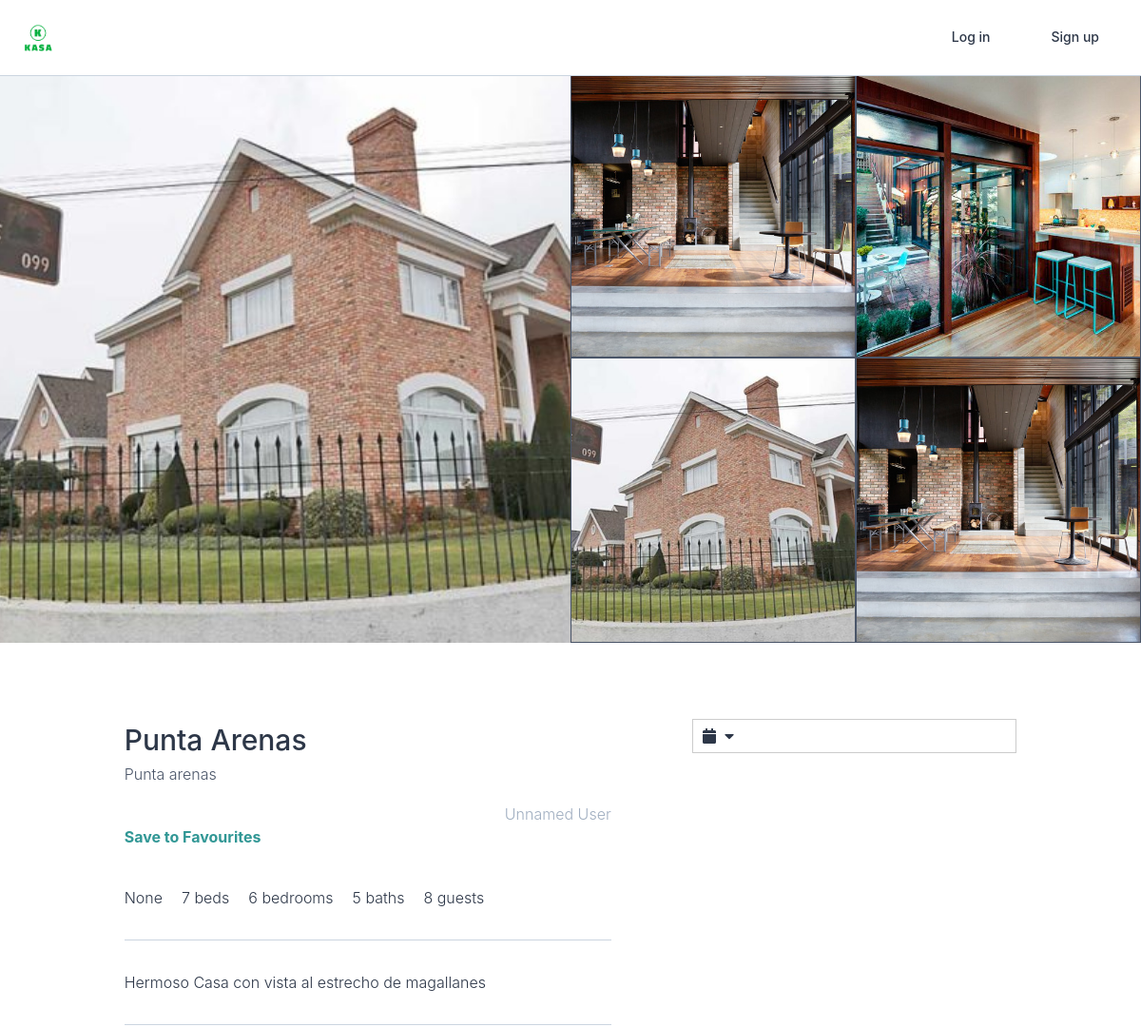
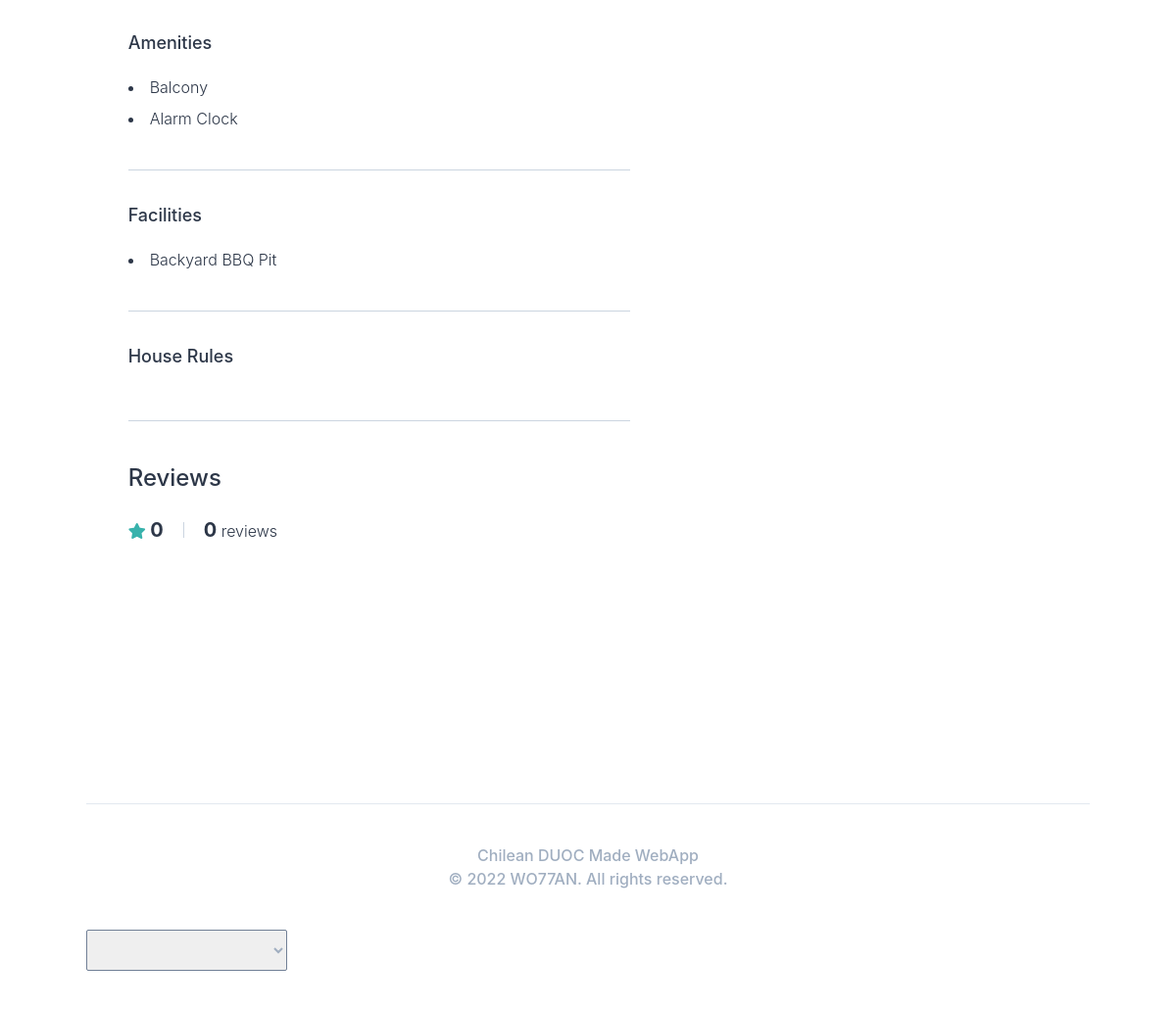
The app's page /rooms/83/ with its own data (2 pictures, top to bottom).
### rooms/models.py (models this page shows, shortened)
class Room(core_models.TimeStampedModel):
    name = models.CharField(max_length=140)
    description = models.TextField()
    country = CountryField()
    city = models.CharField(max_length=80, default="Anywhere", blank=True, null=True, verbose_name="City")
    price = models.IntegerField()  # PositiveIntegerField
    address = models.CharField(max_length=140)
    guests = models.IntegerField(help_text="How many people will be staying?")
    bedrooms = models.IntegerField()
    beds = models.IntegerField()
    baths = models.IntegerField()
    parking = models.BooleanField(default=False)
    check_in = models.TimeField()
    check_out = models.TimeField()
    instant_book = models.BooleanField(default=False, verbose_name="Instant Book")
    host = models.ForeignKey("users.User", related_name="rooms", on_delete=models.CASCADE)
    room_type = models.ForeignKey("RoomType", related_name="rooms", on_delete=models.SET_NULL, null=True)
    amenities = models.ManyToManyField("Amenity", related_name="rooms", blank=True)
    facilities = models.ManyToManyField("Facility", related_name="rooms", blank=True)
    house_rules = models.ManyToManyField("HouseRule", related_name="rooms", blank=True)
    host = models.ForeignKey("users.User", related_name="rooms", on_delete=models.CASCADE)
    start_date = models.DateField(default=timezone.now)
    end_date = models.DateField(default=timezone.now)
    start_time = models.TimeField(default=timezone.now)
    end_time = models.TimeField(default=timezone.now)
    def total_rating(self):
        all_reviews = self.reviews.all()
        all_ratings = 0
        if len(all_reviews) > 0:
            for review in all_reviews:
                all_ratings += review.rating_average()
            return round(all_ratings / len(all_reviews), 2)
        return 0
    def first_photo(self):
        try:
            (photo,) = self.photos.all()[:1]
            return photo.file.url
        except ValueError:
            return None
    def get_next_four_photos(self):
        photos = self.photos.all()[1:5]
        return photos
    """LATEST TO BE HIDE"""

class Photo(core_models.TimeStampedModel):
    caption = models.CharField(max_length=80)
    file = models.ImageField(upload_to="room_photos")
    room = models.ForeignKey("Room", related_name="photos", on_delete=models.CASCADE)

class AbstractItem(core_models.TimeStampedModel):
    name = models.CharField(max_length=80)
    class Meta:
        abstract = True
    def __str__(self):
        return self.name

class Amenity(AbstractItem):
    class Meta:
        verbose_name_plural = "Amenities"

class Facility(AbstractItem):
    class Meta:
        verbose_name_plural = "Facilities"

### users/models.py (models this page shows, shortened)
class User(AbstractUser):
    GENDER_MALE = "male"
    GENDER_FEMALE = "female"
    GENDER_OTHER = "other"
    GENDER_CHOICES = (
        (GENDER_MALE, _("Male")),
        (GENDER_FEMALE, _("Female")),
        (GENDER_OTHER, _("Other")),
    )
    LANGUAGE_ENGLISH = "en"
    LANGUAGE_SPANISH = "es"
    LANGUAGE_CHOICES = (
        (LANGUAGE_ENGLISH, _("English")),
        (LANGUAGE_SPANISH, _("Spanish")),
    )
    CURRENCY_USD = "usd"
    CURRENCY_CLP = "clp"
    CURRENCY_CHOICES = ((CURRENCY_USD, "USD"), (CURRENCY_CLP, "CLP"))
    LOGIN_EMAIL = "email"
    LOGIN_GITHUB = "github"
    LOGIN_CHOICES = (
        (LOGIN_EMAIL, "Email"),
        (LOGIN_GITHUB, "Github"),
    )
    first_name = models.CharField(
        _("first name"), max_length=30, blank=True, default=""
    )
    avatar = models.ImageField(upload_to="avatars", blank=True)
    gender = models.CharField(
        _("gender"), choices=GENDER_CHOICES, max_length=10, blank=True
    )
    bio = models.TextField(_("bio"), blank=True,help_text=_("Tell us about yourself"))
    birthdate = models.DateField(blank=True, null=True, help_text="YYYY-MM-DD")
    language = models.CharField(
        _("language"),
        choices=LANGUAGE_CHOICES,
        max_length=2,
        blank=True,
        default=LANGUAGE_ENGLISH,
    )
    currency = models.CharField(
        choices=CURRENCY_CHOICES, max_length=3, blank=True, default=CURRENCY_CLP
    )
    superhost = models.BooleanField(default=False)
    email_verified = models.BooleanField(default=False)
    email_secret = models.CharField(max_length=20, default="", blank=True)
    login_method = models.CharField(
        max_length=50, choices=LOGIN_CHOICES, default=LOGIN_EMAIL
    )
    objects = core_managers.CustomUserManager()
    def get_absolute_url(self):
        return reverse("users:profile", kwargs={"pk": self.pk})

### rooms/views.py (the view)
# urls.py: path("<int:pk>/", views.RoomDetail.as_view(), name="detail"),
class RoomDetail(DetailView):
    model = models.Room

### lists/templatetags/on_favs.py (called while the page is built)
@register.simple_tag(takes_context=True)
def on_favs(context, room):
    user = context.request.user
    if user.is_authenticated:
        the_list = list_models.List.objects.get_or_none(user=user)
        if the_list is not None:
            return room in the_list.rooms.all()
        else:
            return False
    else:
        return False

### templates/rooms/room_detail.html (shortened to what this page needs)
{% extends "base.html" %}
{% load is_booked on_favs i18n %}
{% load static %}
{% block content %}
    <link rel="stylesheet" href="https://cdn.jsdelivr.net/npm/daterangepicker/daterangepicker.css">
    <div class="-mt-5 container max-w-full h-75vh flex mb-20">
        <div class="h-full w-1/2 bg-center bg-cover" style="background-image:url({{room.first_photo}})"></div>
        <div class="h-full w-1/2 flex flex-wrap">
            {% for photo in room.get_next_four_photos %}
                <div style="background-image:url({{photo.file.url}})" class="w-1/2 h-auto bg-cover bg-center border-gray-700 border"></div>
            {% endfor %}
        </div>
    </div>
    <div class="container mx-auto flex justify-around pb-56">
        <div class="w-1/2">
            <div class="flex justify-between">
                <div class="mb-5">
                    <h4 class="text-3xl font-medium mb-px">{{room.name}}</h4>
                    <span class="text-gray-700 font-light">{{room.city}}</span>
                </div>
                <a href="{{room.host.get_absolute_url}}" class="flex flex-col items-center">
                    {% include "mixins/user_avatar.html" with user=room.host %}
                    <span class="mt-2 text-gray-500">{{room.host.first_name}}</span>
                </a>
            </div>
            {% on_favs room as on_favs_boolean %}
            {% if on_favs_boolean %}
                <a class="block mb-10 w-2/6 text-teal-600 font-bold" href="{% url 'lists:toggle-room' room.pk %}?action=remove">{% trans "Remove from Favourites" %}</a>
            {% else %}
                <a class="block mb-10 w-2/6 text-teal-600 font-bold" href="{% url 'lists:toggle-room' room.pk %}?action=add">{% trans "Save to Favourites" %}</a>
            {% endif %}
            <div class="flex border-section">
                <span class="mr-5 font-light">{{room.room_type}}</span>
                <span class="mr-5 font-light">{{room.beds}} bed{{room.beds|pluralize}}</span>
                <span class="mr-5 font-light">{{room.bedrooms}} bedroom{{room.bedrooms|pluralize}}</span>
                <span class="mr-5 font-light">{{room.baths}} bath{{room.baths|pluralize}}</span>
                <span class="mr-5 font-light">{{room.guests}} guest{{room.guests|pluralize}}</span>
            </div>
            <p class="border-section">
                {{room.description}}
            </p>
            <div class="border-section">
                <h4 class="font-medium text-lg mb-5">Amenities</h4>
                {% for a in room.amenities.all %}
                    <li class="mb-2">{{a}}</li>
                {% endfor %}
            </div>
            <div class="border-section">
                <h4 class="font-medium text-lg mb-5">Facilities</h4>
                {% for a in room.facilities.all %}
                    <li class="mb-2">{{a}}</li>
                {% endfor %}
            </div>
            <div class="border-section">
                <h4 class="font-medium text-lg mb-5">House Rules</h4>
            </div>
            <div class="mt-10">
                <h4 class="font-medium text-2xl mb-5">Reviews</h4>
                <div class="flex items-center">
                    <div>
                        <i class="fas fa-star text-teal-500"></i>
                        <span class="font-bold text-xl">{{room.total_rating}}</span>
                    </div>
                    <div>
                        <span class="font-bold text-xl">{{room.reviews.count}}</span>
                        <span>review{{room.reviews.count|pluralize}}</span>
                    </div>
                </div>
            </div>
        </div>
<div class="w-1/3">
    {% if room.host == user %}
        <a href="{% url 'rooms:edit' room.pk %}" class="btn-link block">Edit Room</a>
    {% else %}
        {% if not request.session.is_hosting %}
            <div id="reportrange" style="background: #fff; cursor: pointer; padding: 5px 10px; border: 1px solid #ccc; width: 100%">
                <i class="fa fa-calendar"></i>&nbsp;
                 <i class="fa fa-caret-down"></i>
            </div>
        {% endif %}
    {% endif %}
</div>
</div>
{% endblock content %}

### templates/mixins/user_avatar.html
{% if user.avatar %}
    <div class="{{h_and_w|default:'h-20 w-20'}} rounded-full bg-cover" style="background-image: url({{user.avatar.url}});">
{% else %}
    <div class="{{h_and_w|default:'h-20 w-20'}} bg-gray-700 rounded-full text-white flex justify-center items-center overflow-hidden">
        <span class="{{text|default:'text-3xl'}}">{{user.first_name|first}}</span>
    {% endif %}
</div>

### records on screen
Room: first_photo (picture), name "Punta Arenas", city "Punta arenas", host.first_name "Unnamed User", room_type "None", beds "7", bedrooms "6", baths "5", guests "8", description "Hermoso Casa con vista al estrecho de magallanes", total_rating "0", reviews.count "0"
Photo: file (picture)
Photo: file (picture)
Photo: file (picture)
Photo: file (picture)
Amenity: name "Balcony"
Amenity: name "Alarm Clock"
Facility: name "Backyard BBQ Pit"
